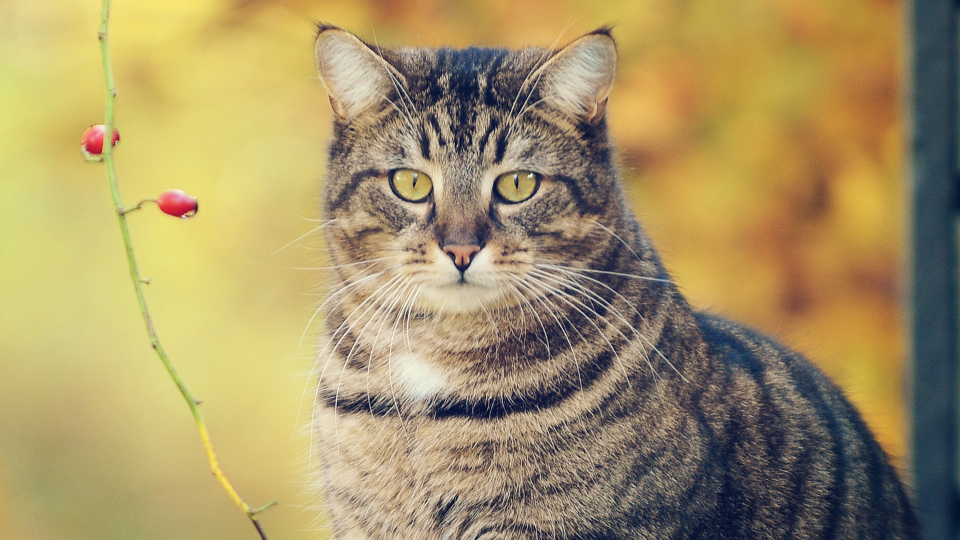
#> input picture Machine_learning/Control_points/CP1_Add_sth_to_image/Task1/Кот.jpg, 1920 x 1080 px, found by its file name (shown at 1/2 size)
$ jupyter execute 'Task 1.ipynb'   (older library calls are emulated)
#> lines starting #> are read from the running program, lines starting #| are printed output that depends on the picture
[cell 1]
import matplotlib.pyplot as plt   # Отрисовка изображений в Colab
from PIL import Image, ImageDraw  # Библиотека для работы с изображениями
import math
import numpy as np
import sys
import os

from google.colab import drive
drive.mount('/content/drive')

[cell 2]
def showImage(img):
  img = img.astype('uint8')           # Меняем тип на однобайтовый без знака
  img = Image.fromarray(img)          # Переводим массив в изображение
  img = img.convert('RGBA')           # Конвертируем в нужное цветовое представление
  plt.imshow(img)                     # Отрисовываем картинку
  plt.show()                          # Выводим картинку

Загрузка изображения

[cell 3]
catFile = '/content/drive/MyDrive/Colab Notebooks/Machine_learning/Control_points/CP1_Add_sth_to_image/Task1/Кот.jpg'

# Сохраним изображение кота в сущ.
cat_img = Image.open(catFile)
#> cat_img is the input picture: PIL image 1920x1080 RGB; mean R, G, B 166.1, 148.4, 102.8

# Преобразумем к формату RGBA (с каналом прозрачности)
cat_img = cat_img.convert('RGBA')
#> cat_img: PIL image 1920x1080 RGBA

# Отобразим его
plt.imshow(cat_img)
plt.show()

Изменение размера изображения

[cell 4]
#Привести размер изображения к 300*300

# Вычисление пропорций для изменения размера
width, height = cat_img.size # текущие ширина и высота
#> width = 1920; height = 1080
new_height = 300 # новая высота
new_width = round(new_height / height * width) # новая ширина
#> new_width = 533
resized_p = cat_img.resize((new_width, new_height), Image.ANTIALIAS)
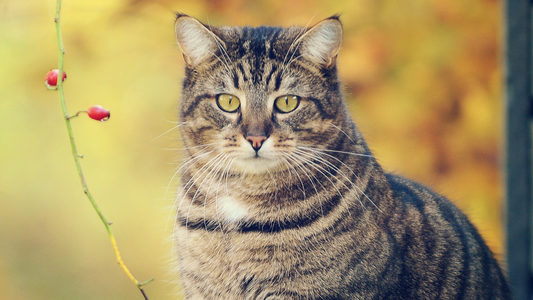
#> resized_p: PIL image 533x300 RGBA; mean R, G, B, A 166.1, 148.4, 102.8, 255

# Отобразим оригинальное изображение
plt.imshow(cat_img)
plt.show()

# Отобразим изображение после пропрционально обрезки
plt.imshow(resized_p)
plt.show()

Обрезка изображения для итогового приведения размера

[cell 5]
# Функция crop
# x y - верхняя левая точка рамки обрезки
# x y - нижняя правая точка рамки обрезки

cropped = resized_p.crop((0, 0, 300, 300))
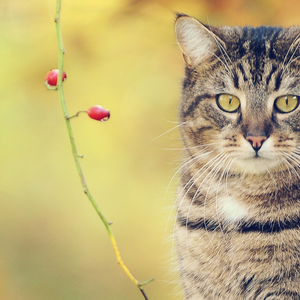
#> cropped: PIL image 300x300 RGBA; mean R, G, B, A 193, 177, 120.7, 255

# Отобразим его
plt.imshow(cropped)
plt.show()

Нарисовать оранжевый квадрат 20*20

[cell 6]
img_data = cropped.getdata()  # Получаем данные картинки
img_data = np.array(img_data) # Преобразуем в np массив

img      = img_data.reshape(300, 300, 4)  # И решейпим изображение в нужную  (Массив 300 на 300 пикселей и 3 - кол. цветов (RGB))
showImage(img)

Оранжевый квадрат

[cell 7]
square = np.array([
        [ [255, 128, 0], [255, 128, 0], [255, 128, 0], [255, 128, 0], [255, 128, 0], [255, 128, 0], [255, 128, 0], [255, 128, 0], [255, 128, 0], [255, 128, 0], [255, 128, 0], [255, 128, 0], [255, 128, 0], [255, 128, 0], [255, 128, 0], [255, 128, 0], [255, 128, 0], [255, 128, 0], [255, 128, 0], [255, 128, 0] ],
        [ [255, 128, 0], [255, 128, 0], [255, 128, 0], [255, 128, 0], [255, 128, 0], [255, 128, 0], [255, 128, 0], [255, 128, 0], [255, 128, 0], [255, 128, 0], [255, 128, 0], [255, 128, 0], [255, 128, 0], [255, 128, 0], [255, 128, 0], [255, 128, 0], [255, 128, 0], [255, 128, 0], [255, 128, 0], [255, 128, 0] ],
        [ [255, 128, 0], [255, 128, 0], [255, 128, 0], [255, 128, 0], [255, 128, 0], [255, 128, 0], [255, 128, 0], [255, 128, 0], [255, 128, 0], [255, 128, 0], [255, 128, 0], [255, 128, 0], [255, 128, 0], [255, 128, 0], [255, 128, 0], [255, 128, 0], [255, 128, 0], [255, 128, 0], [255, 128, 0], [255, 128, 0] ],
        [ [255, 128, 0], [255, 128, 0], [255, 128, 0], [255, 128, 0], [255, 128, 0], [255, 128, 0], [255, 128, 0], [255, 128, 0], [255, 128, 0], [255, 128, 0], [255, 128, 0], [255, 128, 0], [255, 128, 0], [255, 128, 0], [255, 128, 0], [255, 128, 0], [255, 128, 0], [255, 128, 0], [255, 128, 0], [255, 128, 0] ],
        [ [255, 128, 0], [255, 128, 0], [255, 128, 0], [255, 128, 0], [255, 128, 0], [255, 128, 0], [255, 128, 0], [255, 128, 0], [255, 128, 0], [255, 128, 0], [255, 128, 0], [255, 128, 0], [255, 128, 0], [255, 128, 0], [255, 128, 0], [255, 128, 0], [255, 128, 0], [255, 128, 0], [255, 128, 0], [255, 128, 0] ],
        [ [255, 128, 0], [255, 128, 0], [255, 128, 0], [255, 128, 0], [255, 128, 0], [255, 128, 0], [255, 128, 0], [255, 128, 0], [255, 128, 0], [255, 128, 0], [255, 128, 0], [255, 128, 0], [255, 128, 0], [255, 128, 0], [255, 128, 0], [255, 128, 0], [255, 128, 0], [255, 128, 0], [255, 128, 0], [255, 128, 0] ],
        [ [255, 128, 0], [255, 128, 0], [255, 128, 0], [255, 128, 0], [255, 128, 0], [255, 128, 0], [255, 128, 0], [255, 128, 0], [255, 128, 0], [255, 128, 0], [255, 128, 0], [255, 128, 0], [255, 128, 0], [255, 128, 0], [255, 128, 0], [255, 128, 0], [255, 128, 0], [255, 128, 0], [255, 128, 0], [255, 128, 0] ],
        [ [255, 128, 0], [255, 128, 0], [255, 128, 0], [255, 128, 0], [255, 128, 0], [255, 128, 0], [255, 128, 0], [255, 128, 0], [255, 128, 0], [255, 128, 0], [255, 128, 0], [255, 128, 0], [255, 128, 0], [255, 128, 0], [255, 128, 0], [255, 128, 0], [255, 128, 0], [255, 128, 0], [255, 128, 0], [255, 128, 0] ],
        [ [255, 128, 0], [255, 128, 0], [255, 128, 0], [255, 128, 0], [255, 128, 0], [255, 128, 0], [255, 128, 0], [255, 128, 0], [255, 128, 0], [255, 128, 0], [255, 128, 0], [255, 128, 0], [255, 128, 0], [255, 128, 0], [255, 128, 0], [255, 128, 0], [255, 128, 0], [255, 128, 0], [255, 128, 0], [255, 128, 0] ],
        [ [255, 128, 0], [255, 128, 0], [255, 128, 0], [255, 128, 0], [255, 128, 0], [255, 128, 0], [255, 128, 0], [255, 128, 0], [255, 128, 0], [255, 128, 0], [255, 128, 0], [255, 128, 0], [255, 128, 0], [255, 128, 0], [255, 128, 0], [255, 128, 0], [255, 128, 0], [255, 128, 0], [255, 128, 0], [255, 128, 0] ],
        [ [255, 128, 0], [255, 128, 0], [255, 128, 0], [255, 128, 0], [255, 128, 0], [255, 128, 0], [255, 128, 0], [255, 128, 0], [255, 128, 0], [255, 128, 0], [255, 128, 0], [255, 128, 0], [255, 128, 0], [255, 128, 0], [255, 128, 0], [255, 128, 0], [255, 128, 0], [255, 128, 0], [255, 128, 0], [255, 128, 0] ],
        [ [255, 128, 0], [255, 128, 0], [255, 128, 0], [255, 128, 0], [255, 128, 0], [255, 128, 0], [255, 128, 0], [255, 128, 0], [255, 128, 0], [255, 128, 0], [255, 128, 0], [255, 128, 0], [255, 128, 0], [255, 128, 0], [255, 128, 0], [255, 128, 0], [255, 128, 0], [255, 128, 0], [255, 128, 0], [255, 128, 0] ],
        [ [255, 128, 0], [255, 128, 0], [255, 128, 0], [255, 128, 0], [255, 128, 0], [255, 128, 0], [255, 128, 0], [255, 128, 0], [255, 128, 0], [255, 128, 0], [255, 128, 0], [255, 128, 0], [255, 128, 0], [255, 128, 0], [255, 128, 0], [255, 128, 0], [255, 128, 0], [255, 128, 0], [255, 128, 0], [255, 128, 0] ],
        [ [255, 128, 0], [255, 128, 0], [255, 128, 0], [255, 128, 0], [255, 128, 0], [255, 128, 0], [255, 128, 0], [255, 128, 0], [255, 128, 0], [255, 128, 0], [255, 128, 0], [255, 128, 0], [255, 128, 0], [255, 128, 0], [255, 128, 0], [255, 128, 0], [255, 128, 0], [255, 128, 0], [255, 128, 0], [255, 128, 0] ],
        [ [255, 128, 0], [255, 128, 0], [255, 128, 0], [255, 128, 0], [255, 128, 0], [255, 128, 0], [255, 128, 0], [255, 128, 0], [255, 128, 0], [255, 128, 0], [255, 128, 0], [255, 128, 0], [255, 128, 0], [255, 128, 0], [255, 128, 0], [255, 128, 0], [255, 128, 0], [255, 128, 0], [255, 128, 0], [255, 128, 0] ],
        [ [255, 128, 0], [255, 128, 0], [255, 128, 0], [255, 128, 0], [255, 128, 0], [255, 128, 0], [255, 128, 0], [255, 128, 0], [255, 128, 0], [255, 128, 0], [255, 128, 0], [255, 128, 0], [255, 128, 0], [255, 128, 0], [255, 128, 0], [255, 128, 0], [255, 128, 0], [255, 128, 0], [255, 128, 0], [255, 128, 0] ],
        [ [255, 128, 0], [255, 128, 0], [255, 128, 0], [255, 128, 0], [255, 128, 0], [255, 128, 0], [255, 128, 0], [255, 128, 0], [255, 128, 0], [255, 128, 0], [255, 128, 0], [255, 128, 0], [255, 128, 0], [255, 128, 0], [255, 128, 0], [255, 128, 0], [255, 128, 0], [255, 128, 0], [255, 128, 0], [255, 128, 0] ],
        [ [255, 128, 0], [255, 128, 0], [255, 128, 0], [255, 128, 0], [255, 128, 0], [255, 128, 0], [255, 128, 0], [255, 128, 0], [255, 128, 0], [255, 128, 0], [255, 128, 0], [255, 128, 0], [255, 128, 0], [255, 128, 0], [255, 128, 0], [255, 128, 0], [255, 128, 0], [255, 128, 0], [255, 128, 0], [255, 128, 0] ],
        [ [255, 128, 0], [255, 128, 0], [255, 128, 0], [255, 128, 0], [255, 128, 0], [255, 128, 0], [255, 128, 0], [255, 128, 0], [255, 128, 0], [255, 128, 0], [255, 128, 0], [255, 128, 0], [255, 128, 0], [255, 128, 0], [255, 128, 0], [255, 128, 0], [255, 128, 0], [255, 128, 0], [255, 128, 0], [255, 128, 0] ],
        [ [255, 128, 0], [255, 128, 0], [255, 128, 0], [255, 128, 0], [255, 128, 0], [255, 128, 0], [255, 128, 0], [255, 128, 0], [255, 128, 0], [255, 128, 0], [255, 128, 0], [255, 128, 0], [255, 128, 0], [255, 128, 0], [255, 128, 0], [255, 128, 0], [255, 128, 0], [255, 128, 0], [255, 128, 0], [255, 128, 0] ],
])

print(square.shape)
showImage(square)
#> in showImage (call 2), `img = Image.fromarray(img)`:
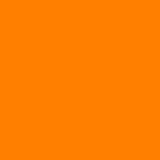
#> img: PIL image 20x20 RGB (shown 8 times larger); mean R, G, B 255, 128, 0

# Сохраним массив квадрата, как изображение для дальнейшего наложения.

square_img = square.astype('uint8')           # Меняем тип на однобайтовый без знака
square_img = Image.fromarray(square_img)      # Переводим массив в изображение
square_img = square_img.convert('RGBA')        # Конвертируем в нужное цветовое представление

# Отобразим его
plt.imshow(square_img)

Наложим квадрат на кота

[cell 8]
# Наложим квадрат на изображение кота

img_result = cat_img.copy()
img_result.paste(square_img, (0, 0), square_img)
img_result = np.asarray(img_result, dtype='uint8')

# Отобразим результат
plt.figure(figsize=(8, 8))
plt.imshow(img_result)
plt.show()
